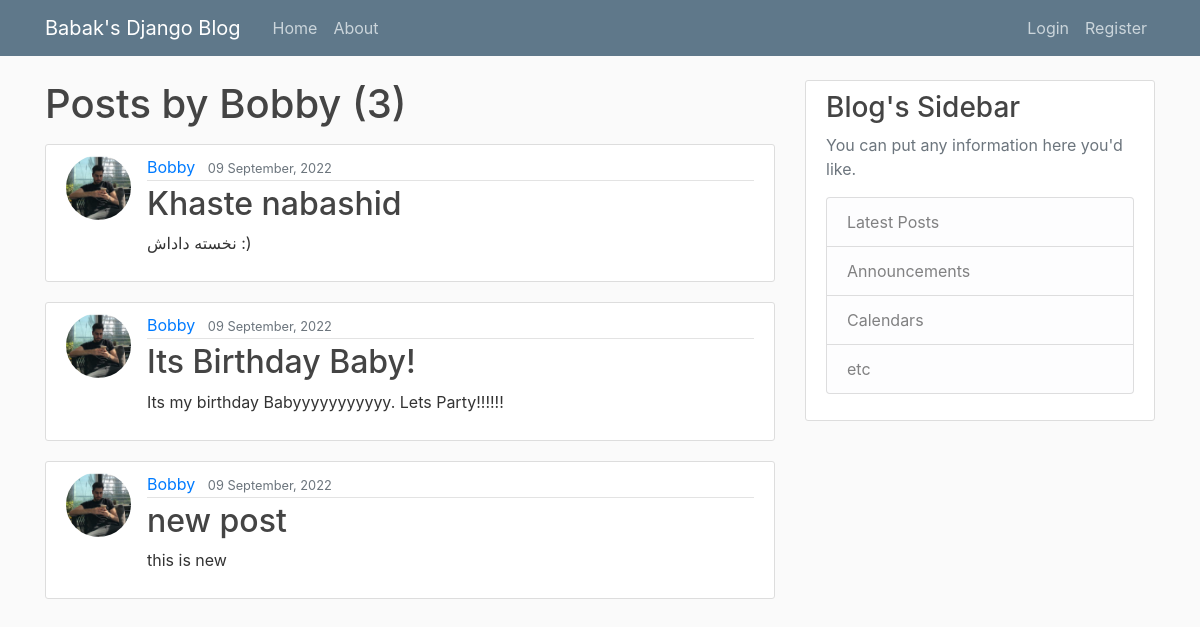
The app's page /user/Bobby, older data.
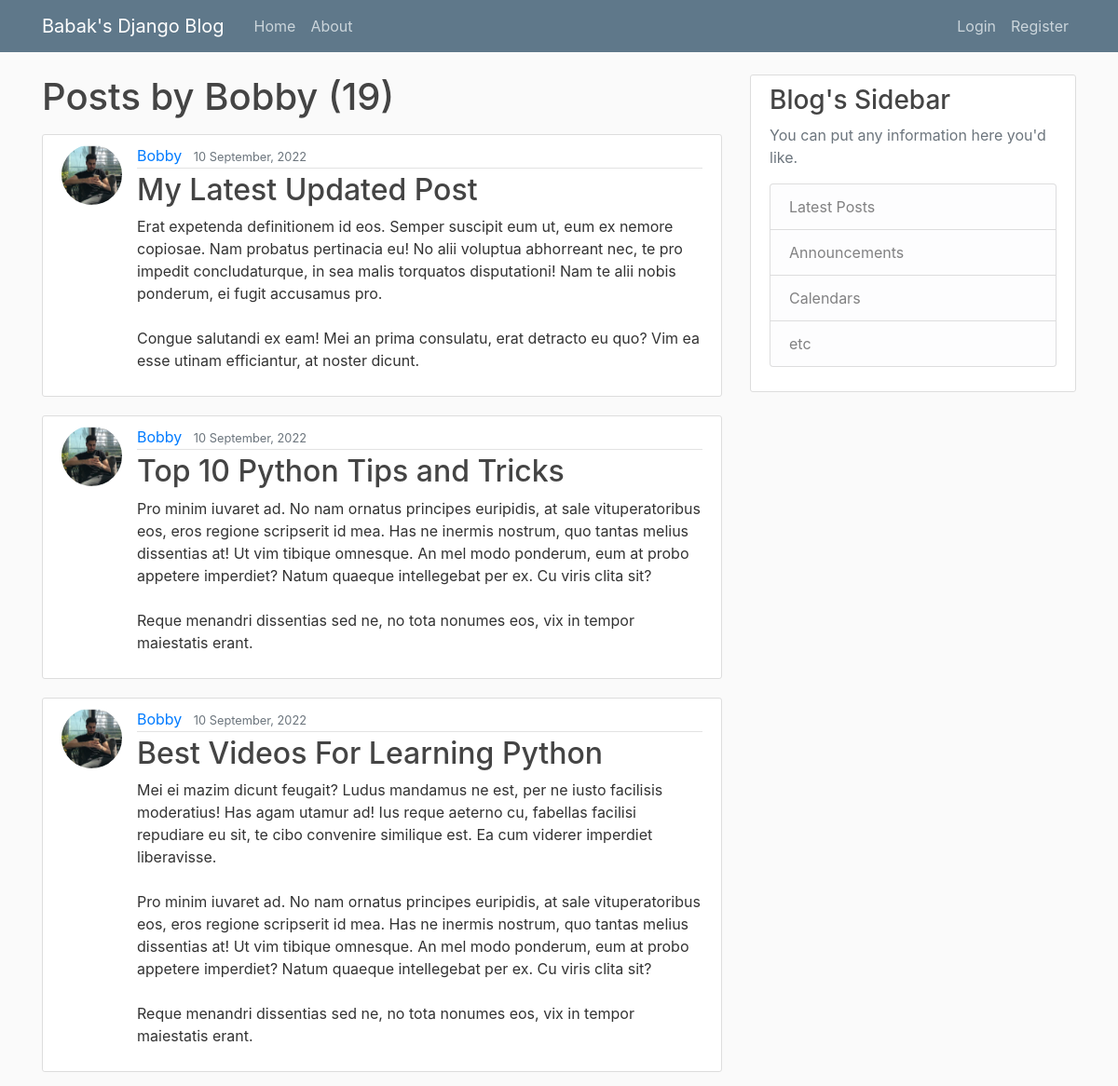
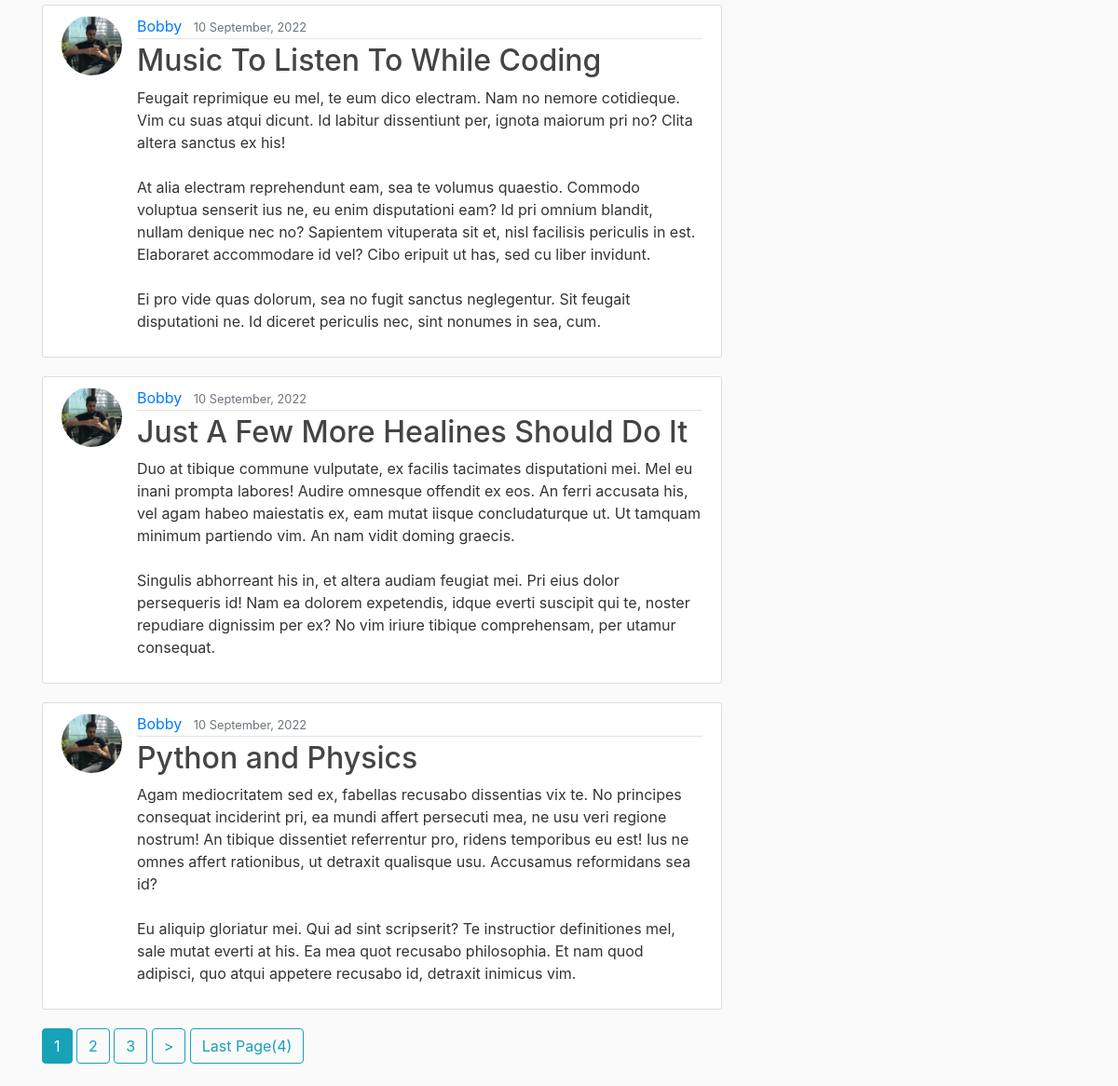
The same page, newer data (2 pictures, top to bottom).
### blog/models.py (models this page shows, shortened)
class Post(models.Model):
    title = models.CharField(max_length= 100)
    content = models.TextField()
    date_posted = models.DateTimeField(default=timezone.now)
    author = models.ForeignKey(User, on_delete=models.CASCADE)

### users/models.py (models this page shows, shortened)
class Profile(models.Model):
    user = models.OneToOneField(User, on_delete=models.CASCADE)
    image = models.ImageField(default='default.jpg', upload_to='profile_pics')

### blog/views.py (the view)
# urls.py: path('user/<str:username>', UserPostListView.as_view(), name='user-posts'),
class UserPostListView(ListView):
    model = Post
    template_name ='blog/users_posts.html'
    context_object_name = 'posts'
    paginate_by = 6
    def get_queryset(self):
        user = get_object_or_404(User, username=self.kwargs.get('username'))
        return Post.objects.filter(author=user).order_by('-date_posted')

### blog/templates/blog/users_posts.html (shortened to what this page needs)
{% extends "blog/base.html" %}
{% block content %}
    <h1 class="mb-3">Posts by {{ view.kwargs.username }} ({{ page_obj.paginator.count }})</h1>
    {% for post in posts %}
        <article class="media content-section">
          <img class="rounded-circle article-img" src="{{ post.author.profile.image.url }}">
          <div class="media-body">
            <div class="article-metadata">
              <a class="mr-2" href="{% url 'user-posts' post.author.username %}">{{ post.author }}</a>
              <small class="text-muted">{{ post.date_posted|date:"d F, Y" }}</small>
            </div>
            <h2><a class="article-title" href={% url 'post-detail' post.id %}>{{ post.title }}</a></h2>
            <p class="article-content">{{ post.content }}</p>
          </div>
        </article>
    {% endfor %}
        {%if is_paginated %}
          {% for num in page_obj.paginator.page_range %}
            {% if page_obj.number == num %}
              <a class="btn btn-info mb-4" href="?page={{ num }}">{{ num }}</a>
            {% elif num > page_obj.number|add:'-3' and num < page_obj.number|add:'3'%}
              <a class="btn btn-outline-info mb-4" href="?page={{ num }}">{{ num }}</a>
            {% endif %}
          {% endfor %}
          {% if page_obj.has_next %}
            <a class="btn btn-outline-info mb-4" href='?page={{ page_obj.next_page_number }}'>&gt;</a>
            <a class="btn btn-outline-info mb-4" href='?page={{ page_obj.paginator.num_pages }}'>Last Page({{ page_obj.paginator.num_pages }})</a>
          {% endif %}
        {% endif %}
{% endblock content %}

### blog/templates/blog/base.html (shortened to what this page needs)
{% load static %}
<!DOCTYPE html>
<html>
<head>
    <link rel="stylesheet" href="https://maxcdn.bootstrapcdn.com/bootstrap/4.0.0/css/bootstrap.min.css">
    <link rel="stylesheet" type="text/css" href="{% static 'blog/main.css' %}">
</head>
<body>
    <header class="site-header">
      <nav class="navbar navbar-expand-md navbar-dark bg-steel fixed-top">
        <div class="container">
          <a class="navbar-brand mr-4" href="{% url 'blog-home' %}">Babak's Django Blog</a>
          <div class="collapse navbar-collapse" id="navbarToggle">
            <div class="navbar-nav mr-auto">
              <a class="nav-item nav-link" href="{% url 'blog-home' %}">Home</a>
              <a class="nav-item nav-link" href="{% url 'blog-about' %}">About</a>
            </div>
            <div class="navbar-nav">
              {% if user.is_authenticated %}
                <a class="nav-item nav-link" href="{% url 'post-create' %}">New Post</a>
                <a class="nav-item nav-link" href="{% url 'logout' %}">Logout</a>
                <a class="nav-item nav-link" href="{% url 'profile' %}">Profile</a>
              {% else %}
                <a class="nav-item nav-link" href="{% url 'login' %}">Login</a>
                <a class="nav-item nav-link" href="{% url 'register' %}">Register</a>
              {% endif %}
            </div>
          </div>
        </div>
      </nav>
    </header>
    <main role="main" class="container">
      <div class="row">
        <div class="col-md-8">
          {% block content %}{% endblock %}
        </div>
        <div class="col-md-4">
          <div class="content-section">
            <h3>Blog's Sidebar</h3>
            <p class='text-muted'>You can put any information here you'd like.
              <ul class="list-group">
                <li class="list-group-item list-group-item-light">Latest Posts</li>
                <li class="list-group-item list-group-item-light">Announcements</li>
                <li class="list-group-item list-group-item-light">Calendars</li>
                <li class="list-group-item list-group-item-light">etc</li>
              </ul>
            </p>
          </div>
        </div>
      </div>
    </main>
</body>
</html>

### blog/static/blog/main.css (style rules this page uses)
body { background: #fafafa; color: #333333; margin-top: 5rem; }
h1, h2, h3, h4, h5, h6 { color: #444444; }
ul { margin: 0; }
.bg-steel { background-color: #5f788a; }
.site-header .navbar-nav .nav-link { color: #cbd5db; }
.content-section { background: #ffffff; padding: 10px 20px; border: 1px solid #dddddd; border-radius: 3px; margin-bottom: 20px; }
.article-title { color: #444444; }
.article-content { white-space: pre-line; }
.article-img { height: 65px; width: 65px; margin-right: 16px; }
.article-metadata { padding-bottom: 1px; margin-bottom: 4px; border-bottom: 1px solid #e3e3e3 }

Row changes from the older to the newer data that the page shows:
no longer on this page (row unchanged): Post: author.profile.image (picture), author "Bobby", date_posted "09 September, 2022", title "Khaste nabashid", content "نخسته داداش :)"
no longer on this page (row unchanged): Post: author.profile.image (picture), author "Bobby", date_posted "09 September, 2022", title "Its Birthday Baby!", content "Its my birthday Babyyyyyyyyyyy. Lets Party!!!!!!"
no longer on this page (row unchanged): Post: author.profile.image (picture), author "Bobby", date_posted "09 September, 2022", title "new post", content "this is new"
added Post: author.profile.image (picture), author "Bobby", date_posted "10 September, 2022", title "My Latest Updated Post", content "Erat expetenda definitionem id eos. Semper suscipit eum ut, eum ex nemore copiosae. Nam probatus pertinacia eu! No alii voluptua abhorreant nec, te pro impedit concludaturque, in sea malis torquatos disputationi! Nam te alii nobis ponderum, ei fugit accusamus pro. Congue salutandi ex eam! Mei an prima consulatu, erat detracto eu quo? Vim ea esse utinam efficiantur, at noster dicunt."
added Post: author.profile.image (picture), author "Bobby", date_posted "10 September, 2022", title "Top 10 Python Tips and Tricks", content "Pro minim iuvaret ad. No nam ornatus principes euripidis, at sale vituperatoribus eos, eros regione scripserit id mea. Has ne inermis nostrum, quo tantas melius dissentias at! Ut vim tibique omnesque. An mel modo ponderum, eum at probo appetere imperdiet? Natum quaeque intellegebat per ex. Cu viris clita sit? Reque menandri dissentias sed ne, no tota nonumes eos, vix in tempor maiestatis erant."
added Post: author.profile.image (picture), author "Bobby", date_posted "10 September, 2022", title "Best Videos For Learning Python", content "Mei ei mazim dicunt feugait? Ludus mandamus ne est, per ne iusto facilisis moderatius! Has agam utamur ad! Ius reque aeterno cu, fabellas facilisi repudiare eu sit, te cibo convenire similique est. Ea cum viderer imperdiet liberavisse. Pro minim iuvaret ad. No nam ornatus principes euripidis, at sale vituperatoribus eos, eros regione scripserit id mea. Has ne inermis nostrum, quo tantas melius dissentias at! Ut vim tibique omnesque. An mel modo ponderum, eum at probo appetere imperdiet? Natum quaeque intellegebat per ex. Cu viris clita sit? Reque menandri dissentias sed ne, no tota nonumes eos, vix in tempor maiestatis erant."
added Post: author.profile.image (picture), author "Bobby", date_posted "10 September, 2022", title "Music To Listen To While Coding", content "Feugait reprimique eu mel, te eum dico electram. Nam no nemore cotidieque. Vim cu suas atqui dicunt. Id labitur dissentiunt per, ignota maiorum pri no? Clita altera sanctus ex his! At alia electram reprehendunt eam, sea te volumus quaestio. Commodo voluptua senserit ius ne, eu enim disputationi eam? Id pri omnium blandit, nullam denique nec no? Sapientem vituperata sit et, nisl facilisis periculis in est. Elaboraret accommodare id vel? Cibo eripuit ut has, sed cu liber invidunt. Ei pro vide quas dolorum, sea no fugit sanctus neglegentur. Sit feugait disputationi ne. Id diceret periculis nec, sint nonumes in sea, cum."
added Post: author.profile.image (picture), author "Bobby", date_posted "10 September, 2022", title "Just A Few More Healines Should Do It", content "Duo at tibique commune vulputate, ex facilis tacimates disputationi mei. Mel eu inani prompta labores! Audire omnesque offendit ex eos. An ferri accusata his, vel agam habeo maiestatis ex, eam mutat iisque concludaturque ut. Ut tamquam minimum partiendo vim. An nam vidit doming graecis. Singulis abhorreant his in, et altera audiam feugiat mei. Pri eius dolor persequeris id! Nam ea dolorem expetendis, idque everti suscipit qui te, noster repudiare dignissim per ex? No vim iriure tibique comprehensam, per utamur consequat."
added Post: author.profile.image (picture), author "Bobby", date_posted "10 September, 2022", title "Python and Physics", content "Agam mediocritatem sed ex, fabellas recusabo dissentias vix te. No principes consequat inciderint pri, ea mundi affert persecuti mea, ne usu veri regione nostrum! An tibique dissentiet referrentur pro, ridens temporibus eu est! Ius ne omnes affert rationibus, ut detraxit qualisque usu. Accusamus reformidans sea id? Eu aliquip gloriatur mei. Qui ad sint scripserit? Te instructior definitiones mel, sale mutat everti at his. Ea mea quot recusabo philosophia. Et nam quod adipisci, quo atqui appetere recusabo id, detraxit inimicus vim."
Text that changed along with them:
{{ page_obj.paginator.count }}: "3" → "19"
{{ page_obj.paginator.num_pages }}: (not shown) → "4"
new list line: "1"
new list line: "2"
new list line: "3"
text now shown: "> Last Page( )"
